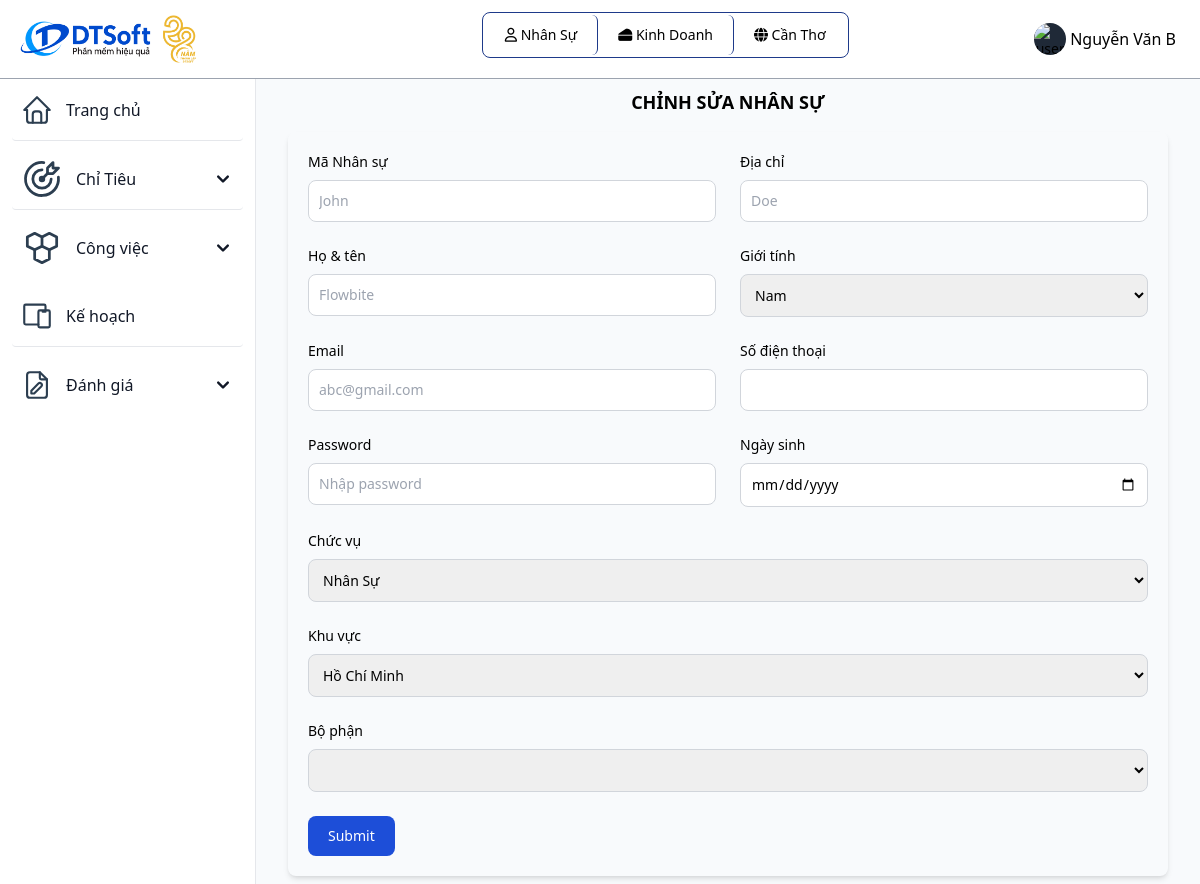
Screenshot of /chinhsuauser.php (signed in) with the database file from the repository.
### tables this page shows
CREATE TABLE `vaitro` (
  `id_vaitro` varchar(10) primary key,
  `tenvaitro` varchar(255) NOT NULL,
  `mota` varchar(255) NOT NULL
);

CREATE TABLE `bophan` (
  `id_bophan` varchar(10) primary key,
  `id_khuvuc` varchar(10) NOT NULL,
  `tenbophan` varchar(255) NOT NULL,
  `cvchuyenmon` varchar(255) NOT NULL,
  foreign key(id_khuvuc) references khuvuc(id_khuvuc) ON UPDATE CASCADE
);

CREATE TABLE `khuvuc` (
  `id_khuvuc` varchar(10) primary key,
  `tenkhuvuc` varchar(255) NOT NULL,
  `diachi` varchar(255) NOT NULL,
  `sdt` int(20) NOT NULL
);

### chinhsuauser.php (the view, shortened to what this page needs)
<?php
include "inc/header.php";
include('db/database.php');
$id = $_GET['idnhansu'];
$sql_up = "SELECT * FROM nguoidung where  id_nguoidung = '" . $id . "' ";
$query_up = mysqli_query($ketnoi, $sql_up);
$row_up = mysqli_fetch_assoc($query_up);
?>
<div class="p-4 sm:ml-64">
    <div class="p-4 mt-14">
        <div class="mb-4 font-bold text-lg uppercase text-center">Chỉnh sửa Nhân sự</div>
        <div class="mb-4">
            <div class="relative overflow-x-auto shadow-md sm:rounded-lg p-5 rounded">
                <form method="POST">
                    <div class="grid gap-6 mb-6 md:grid-cols-2">
                        <div>
                            <label for="first_name" class="block mb-2 text-sm font-medium">Mã Nhân sự</label>
                            <input type="text" name="id_ns" id="first_name" value="<?php echo $row_up['id_nguoidung'] ?>" class=" border border-gray-300 text-sm rounded-lg focus:ring-blue-500 focus:border-blue-500 block w-full p-2.5 dark:border-gray-600 dark:placeholder-gray-400 dark:focus:ring-blue-500 dark:focus:border-blue-500" placeholder="John" required>
                        </div>
                        <div>
                            <label for="last_name" class="block mb-2 text-sm font-medium">Địa chỉ</label>
                            <input type="text" name="diachi_ns" id="last_name" value="<?php echo $row_up['diachi_nd'] ?>" class=" border border-gray-300 text-sm rounded-lg focus:ring-blue-500 focus:border-blue-500 block w-full p-2.5 dark:border-gray-600 dark:placeholder-gray-400 dark:focus:ring-blue-500 dark:focus:border-blue-500" placeholder="Doe" required>
                        </div>
                        <div>
                            <label for="company" class="block mb-2 text-sm font-medium">Họ & tên</label>
                            <input type="text" name="ten_ns" id="company" value="<?php echo $row_up['tennguoidung'] ?>" class=" border border-gray-300 text-sm rounded-lg focus:ring-blue-500 focus:border-blue-500 block w-full p-2.5 dark:border-gray-600 dark:placeholder-gray-400 dark:focus:ring-blue-500 dark:focus:border-blue-500" placeholder="Flowbite" required>
                        </div>
                        <div>
                            <label for="phone" class="block mb-2 text-sm font-medium">Giới tính</label>
                            <select id="countries" name="gioitinh_ns" class="border border-gray-300 text-sm rounded-lg focus:ring-blue-500 focus:border-blue-500 block w-full p-2.5 dark:border-gray-600 dark:placeholder-gray-400 dark:focus:ring-blue-500 dark:focus:border-blue-500" placeholder="•••••••••" required>
                                <option selected>Nam</option>
                            </select>
                        </div>
                        <div>
                            <label for="email" class="block mb-2 text-sm font-medium">Email</label>
                            <input type="email" name="email_ns" id="email" value="<?php echo $row_up['email'] ?>" class=" border border-gray-300 text-sm rounded-lg focus:ring-blue-500 focus:border-blue-500 block w-full p-2.5 dark:border-gray-600 dark:placeholder-gray-400 dark:focus:ring-blue-500 dark:focus:border-blue-500" placeholder="abc@gmail.com" required>
                        </div>
                        <div>
                            <label for="visitors" class="block mb-2 text-sm font-medium">Số điện thoại</label>
                            <input type="number" name="sdt_ns" id="visitors" value="<?php echo $row_up['sdt_nd'] ?>" class=" border border-gray-300 text-sm rounded-lg focus:ring-blue-500 focus:border-blue-500 block w-full p-2.5 dark:border-gray-600 dark:placeholder-gray-400 dark:focus:ring-blue-500 dark:focus:border-blue-500" placeholder="" required>
                        </div>
                        <div>
                            <label for="visitors" class="block mb-2 text-sm font-medium">Password</label>
                            <input type="password" name="password_ns" id="visitors" value="<?php echo $row_up['password'] ?>" class=" border border-gray-300 text-sm rounded-lg focus:ring-blue-500 focus:border-blue-500 block w-full p-2.5 dark:border-gray-600 dark:placeholder-gray-400 dark:focus:ring-blue-500 dark:focus:border-blue-500" placeholder="Nhập password" required>
                        </div>
                        <div>
                            <label for="visitors" class="block mb-2 text-sm font-medium">Ngày sinh</label>
                            <input type="date" name="ngaysinh_ns" id="visitors" value="<?php echo $row_up['ngaysinh'] ?>" class=" border border-gray-300 text-sm rounded-lg focus:ring-blue-500 focus:border-blue-500 block w-full p-2.5 dark:border-gray-600 dark:placeholder-gray-400 dark:focus:ring-blue-500 dark:focus:border-blue-500" placeholder="Nhập ngày sinh" required>
                        </div>
                    </div>
                    <div class="mb-6">
                        <label for="" class="block mb-2 text-sm font-medium">Chức vụ</label>
                        <select id="roles" name="vaitro_ns" class="border border-gray-300 text-sm rounded-lg focus:ring-blue-500 focus:border-blue-500 block w-full p-2.5 dark:border-gray-600 dark:placeholder-gray-400 dark:focus:ring-blue-500 dark:focus:border-blue-500" placeholder="•••••••••" required>
                            <?php
                            $sql_vaitro = "SELECT * FROM vaitro WHERE id_vaitro NOT IN ('QTHT');";
                            $query_vaitro = mysqli_query($ketnoi, $sql_vaitro);
                            while ($row_vaitro = mysqli_fetch_array($query_vaitro)) {
                                if ($row_vaitro['id_vaitro'] == $row_up['id_vaitro']) {
                            ?>
                                    <option selected value="<?php echo $row_vaitro['id_vaitro'] ?>"> <?php echo $row_vaitro['tenvaitro'] ?> </option>
                                <?php
                                } else {
                                ?>
                                    <option value="<?php echo $row_vaitro['id_vaitro'] ?>"> <?php echo $row_vaitro['tenvaitro'] ?> </option>
                            <?php
                                }
                            }
                            ?>
                        </select>
                    </div>
                    <div class="mb-6">
                        <label for="" class="block mb-2 text-sm font-medium">Khu vực</label>
                        <select id="khuvuc" name="khuvuc_ns" class="border border-gray-300 text-sm rounded-lg focus:ring-blue-500 focus:border-blue-500 block w-full p-2.5 dark:border-gray-600 dark:placeholder-gray-400 dark:focus:ring-blue-500 dark:focus:border-blue-500" placeholder="•••••••••" required>
                            <?php
                            $sql_khuvuc = "SELECT * FROM khuvuc ORDER BY id_khuvuc DESC";
                            $query_khuvuc = mysqli_query($ketnoi, $sql_khuvuc);
                            while ($row_khuvuc = mysqli_fetch_array($query_khuvuc)) {
                                if ($row_khuvuc['id_khuvuc'] == $row_up['id_khuvuc']) {
                            ?>
                                    <option selected value="<?php echo $row_khuvuc['id_khuvuc'] ?>"> <?php echo $row_khuvuc['tenkhuvuc'] ?> </option>
                                <?php
                                } else {
                                ?>
                                    <option value="<?php echo $row_khuvuc['id_khuvuc'] ?>"> <?php echo $row_khuvuc['tenkhuvuc'] ?> </option>
                            <?php
                                }
                            }
                            ?>
                        </select>
                    </div>
                    <div class="mb-6">
                        <label for="" class="block mb-2 text-sm font-medium">Bộ phận</label>
                        <select id="bophan" name="bophan_ns" class="border border-gray-300 text-sm rounded-lg focus:ring-blue-500 focus:border-blue-500 block w-full p-2.5 dark:border-gray-600 dark:placeholder-gray-400 dark:focus:ring-blue-500 dark:focus:border-blue-500" placeholder="•••••••••">
                        </select>
                    </div>
                    <button type="submit" name="capnhat_ns" class="text-white bg-blue-700 hover:bg-blue-800 focus:ring-4 focus:outline-none focus:ring-blue-300 font-medium rounded-lg text-sm w-full sm:w-auto px-5 py-2.5 text-center dark:bg-blue-600 dark:hover:bg-blue-700 dark:focus:ring-blue-800">Submit</button>
                </form>
            </div>
        </div>
    </div>
</div>
</body>
</html>

### inc/header.php (shortened to what this page needs)
<?php
 include_once('db/connect.php');
 $id_vt = $_SESSION['id_vaitro'];
?>
<!DOCTYPE html>
<html lang="en">
<head>
	<link href="https://unpkg.com/tailwindcss@2.2.19/dist/tailwind.min.css" rel=" stylesheet">
  <link rel="stylesheet" href="https://cdnjs.cloudflare.com/ajax/libs/font-awesome/6.4.0/css/all.min.css">
	<link href="https://cdn.datatables.net/1.10.19/css/jquery.dataTables.min.css" rel="stylesheet">
	<link href="https://cdn.datatables.net/responsive/2.2.3/css/responsive.dataTables.min.css" rel="stylesheet">
  <script src="https://cdn.tailwindcss.com"></script>
</head>
<body class="g-sidenav-show bg-slate-50" id="draggable">
  <nav class="fixed top-0 z-50 w-full bg-white border-b border-gray-400 dark:border-gray-100 text-black">
        <div class="px-3 py-3 lg:px-5 lg:pl-3">
          <div class="flex items-center justify-between">
            <div class="flex items-center justify-start">
              <a href="index.php" class="flex ml-2 md:mr-24">
                <img src="assets/img/logo.jpg" class="h-12 mr-3" alt="FlowBite Logo" />
              </a>
            </div>
	    <div class="divToHide flex items-center justify-start relative inline-flex items-center p-0.5 mb-2 mr-2 text-sm font-medium rounded-lg border border-blue-900">
              <span class="relative px-5 py-2.5 bg-white rounded-md border-r border-blue-900">
                <i class="fa-regular fa-user"></i>
                  <?php
                    $sql = "SELECT tenvaitro from vaitro where id_vaitro = '" . $_SESSION['id_vaitro'] ."'";
                    $result = mysqli_query($connect, $sql);
                    $row = mysqli_fetch_array($result);
                    echo $row['tenvaitro'];
                  ?>
              </span>
              <?php
              if ($_SESSION['id_bophan'] != NULL){
                $sql = "SELECT tenbophan from bophan where id_bophan = '" . $_SESSION['id_bophan'] ."'";
                $result = mysqli_query($connect, $sql);
                $row_bophan = mysqli_fetch_array($result);
              ?>
              <span class="relative px-5 py-2.5 bg-white rounded-md border-r border-blue-900">
                 <i class="fa-solid fa-cheese"></i>
                  <?php
                      echo $row_bophan['tenbophan'];
                  ?>
              </span>
              <?php
              } else echo '';
              ?>
              <?php
              if ($_SESSION['id_vaitro'] != 'QTHT'){
              ?>
              <span class="relative px-5 py-2.5 bg-white rounded-md">
                  <i class="fa-solid fa-globe"></i>
                  <?php
                    $sql = "SELECT tenkhuvuc from khuvuc where id_khuvuc = '" . $_SESSION['id_khuvuc'] ."'";
                    $result = mysqli_query($connect, $sql);
                    $row = mysqli_fetch_array($result);
                    echo $row['tenkhuvuc'];
                  ?>
              </span>
              <?php
              }
              ?>
            </div>
            <div class="flex items-center divToHide">
                <div class="flex items-center ml-3">
                  <div class="flex">
                    <button type="button" class="flex text-sm bg-gray-800 rounded-full focus:ring-4 focus:ring-gray-300 dark:focus:ring-gray-600" aria-expanded="false" data-dropdown-toggle="dropdown-user">
                      <img class="w-8 h-8 rounded-full" src="https://flowbite.com/docs/images/people/profile-picture-5.jpg" alt="user photo">
                    </button>
                    <span class="text-black p-1 cursor-pointer" data-dropdown-toggle="dropdown-user"><?php echo $_SESSION['tennguoidung']; ?></span>
                  </div>
                </div>
              </div>
          </div>
        </div>
      </nav>
      <aside id="logo-sidebar" class="fixed top-0 left-0 z-40 w-64 h-screen pt-20 transition-transform -translate-x-full bg-white border-r border-gray-200 sm:translate-x-0 dark:border-gray-100
      h-96 overflow-y-scroll scrollbar-thick scrollbar-thumb-blue-500 scrollbar-track-blue-100
      " aria-label="Sidebar">
         <div class="h-full px-3 pb-4 overflow-y-auto bg-white">
            <ul class="space-y-2 font-medium">
               <li class="border-b rounded">
                  <a href="index.php" class="flex items-center p-2 text-gray-900 rounded-lg dark:text-black hover:bg-gray-100 dark:hover:bg-gray-200">
                     <span class="ml-3">Trang chủ</span>
                  </a>
               </li>
               <?php if ($id_vt != "QLKV" && $id_vt != 'QTHT'){ ?>
               <li class="border-b rounded">
                  <button type="button" class="flex items-center w-full p-2 text-gray-900 transition duration-75 rounded-lg group hover:bg-gray-100 dark:text-black hover:bg-gray-200" aria-controls="dropdown-cv" data-collapse-toggle="dropdown-ct">
                    <span class="flex-1 ml-3 text-left whitespace-nowrap">Chỉ Tiêu</span>
                    <svg class="w-6 h-6" fill="currentColor" viewBox="0 0 20 20" xmlns="http://www.w3.org/2000/svg">
                      <path fill-rule="evenodd" d="M5.293 7.293a1 1 0 011.414 0L10 10.586l3.293-3.293a1 1 0 111.414 1.414l-4 4a1 1 0 01-1.414 0l-4-4a1 1 0 010-1.414z" clip-rule="evenodd"></path>
                    </svg>
                  </button>
               </li>
               <?php } ?>
               <?php if ($id_vt != "QLKV" && $id_vt != 'QTHT'){ ?>
               <li>
                  <button type="button" class="flex items-center w-full p-2 text-gray-900 transition duration-75 rounded-lg group hover:bg-gray-100 dark:text-black hover:bg-gray-200" aria-controls="dropdown-cv" data-collapse-toggle="dropdown-cv">
                    <span class="flex-1 ml-3 text-left whitespace-nowrap">Công việc</span>
                    <svg class="w-6 h-6" fill="currentColor" viewBox="0 0 20 20" xmlns="http://www.w3.org/2000/svg">
                      <path fill-rule="evenodd" d="M5.293 7.293a1 1 0 011.414 0L10 10.586l3.293-3.293a1 1 0 111.414 1.414l-4 4a1 1 0 01-1.414 0l-4-4a1 1 0 010-1.414z" clip-rule="evenodd"></path>
                    </svg>
                  </button>
               </li>
               <?php } ?>
               <?php
                    if ($id_vt == "QLBP" || $id_vt == "NS"){
                ?>
               <li class="border-b rounded">
                  <a href="kehoachgiaoviec.php" class="flex items-center p-2 text-gray-900 rounded-lg dark:text-black hover:bg-gray-100 dark:hover:bg-gray-200">
                    <span class="flex-1 ml-3 whitespace-nowrap">Kế hoạch</span>
                  </a>
               </li>
               <?php } ?>
               <li>
                <button type="button" class="flex items-center w-full p-2 text-gray-900 transition duration-75 rounded-lg group hover:bg-gray-100 dark:text-black hover:bg-gray-200" aria-controls="dropdown-example" data-collapse-toggle="dropdown-example">
                      <span class="flex-1 ml-3 text-left whitespace-nowrap">Đánh giá</span>
                      <svg class="w-6 h-6" fill="currentColor" viewBox="0 0 20 20" xmlns="http://www.w3.org/2000/svg"><path fill-rule="evenodd" d="M5.293 7.293a1 1 0 011.414 0L10 10.586l3.293-3.293a1 1 0 111.414 1.414l-4 4a1 1 0 01-1.414 0l-4-4a1 1 0 010-1.414z" clip-rule="evenodd"></path></svg>
                </button>
             </li>
            </ul>
         </div>
      </aside>

### rows the page displays
vaitro: tenvaitro "Nhân Sự"
bophan: tenbophan "Kinh Doanh"
khuvuc: tenkhuvuc "Cần Thơ"

### other values shown
$_SESSION['tennguoidung'] "Nguyễn Văn B"
form field vaitro_ns "Nhân Sự"
form field khuvuc_ns "Hồ Chí Minh"
